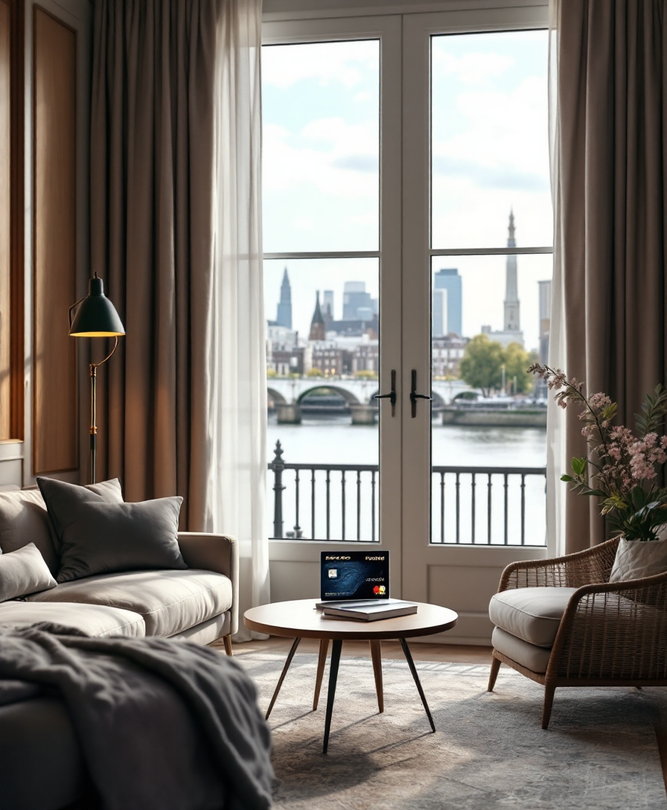
#> input picture london_black_15_A_ig.png, 667 x 810 px, shrunk from 896 x 1088 before the run, given as the content of the folder images/approved, which was not available
$ python image_ranker.py   (older library calls are emulated)
#> lines starting #> are read from the running program, lines starting #| are printed output that depends on the picture; after the words box and inside, x2 and y2 are one past the last pixel; in counts of white or black regions, pixels touching at a corner belong together; pictures that were not available may be replaced by others from this repository, and a replacement may not be noted
#!/usr/bin/env -S bash -c 'source ~/menv/bin/activate && exec "$0" "$@"'
"""
Image Ranking System
Ranks approved images based on quality metrics and selects best candidates for video creation
"""

import os
import json
import cv2
import numpy as np
from pathlib import Path
from PIL import Image, ImageStat
import random
from datetime import datetime
from sklearn.cluster import KMeans
from collections import Counter

class ImageRanker:
    def __init__(self, images_dir="images"):
        self.images_dir = Path(images_dir)
        self.approved_dir = self.images_dir / "approved"
        self.ranked_dir = self.images_dir / "ranked"
        self.selected_dir = self.images_dir / "selected_for_video"

        # Create directories
        for dir_path in [self.ranked_dir, self.selected_dir]:
            dir_path.mkdir(exist_ok=True)

    def calculate_image_sharpness(self, image_path):
        """Calculate image sharpness using Laplacian variance"""
        try:
            image = cv2.imread(str(image_path))
            gray = cv2.cvtColor(image, cv2.COLOR_BGR2GRAY)
            laplacian_var = cv2.Laplacian(gray, cv2.CV_64F).var()
            return laplacian_var
        except:
            return 0

    def calculate_color_diversity(self, image_path):
        """Calculate color diversity score"""
        try:
            with Image.open(image_path) as img:
                # Convert to RGB and get pixel data
                img_rgb = img.convert('RGB')
                pixels = list(img_rgb.getdata())

                # Use KMeans to find dominant colors
                pixels_array = np.array(pixels)
                kmeans = KMeans(n_clusters=min(8, len(set(pixels))), random_state=42, n_init=10)
                kmeans.fit(pixels_array)

                # Calculate color diversity based on cluster centers
                centers = kmeans.cluster_centers_
                diversity_score = 0

                for i, center1 in enumerate(centers):
                    for j, center2 in enumerate(centers[i+1:], i+1):
                        # Euclidean distance in RGB space
                        distance = np.sqrt(np.sum((center1 - center2) ** 2))
                        diversity_score += distance

                return diversity_score / len(centers) if len(centers) > 1 else 0
        except:
            return 0

    def calculate_composition_score(self, image_path):
        """Calculate composition quality using rule of thirds and edge detection"""
        try:
            image = cv2.imread(str(image_path))
            gray = cv2.cvtColor(image, cv2.COLOR_BGR2GRAY)

            # Edge detection
            edges = cv2.Canny(gray, 50, 150)
            edge_density = np.sum(edges > 0) / edges.size

            # Rule of thirds - check if important elements are at intersection points
            h, w = gray.shape

            # Define rule of thirds grid
            third_h, third_w = h // 3, w // 3
            intersections = [
                (third_w, third_h), (2 * third_w, third_h),
                (third_w, 2 * third_h), (2 * third_w, 2 * third_h)
            ]

            # Calculate interest at intersection points
            composition_score = 0
            for x, y in intersections:
                if 0 <= x < w and 0 <= y < h:
                    # Check edge density in small region around intersection
                    x1, x2 = max(0, x-20), min(w, x+20)
                    y1, y2 = max(0, y-20), min(h, y+20)
                    region_edges = edges[y1:y2, x1:x2]
                    region_score = np.sum(region_edges > 0) / region_edges.size if region_edges.size > 0 else 0
                    composition_score += region_score

            return composition_score + edge_density
        except:
            return 0

    def calculate_contrast_score(self, image_path):
        """Calculate image contrast score"""
        try:
            with Image.open(image_path) as img:
                # Convert to grayscale and calculate standard deviation
                grayscale = img.convert('L')
                stat = ImageStat.Stat(grayscale)
                return stat.stddev[0]  # Standard deviation as contrast measure
        except:
            return 0

    def detect_problematic_content(self, image_path):
        """Detect potentially problematic content that could cause bad videos"""
        try:
            image = cv2.imread(str(image_path))
            gray = cv2.cvtColor(image, cv2.COLOR_BGR2GRAY)

            problems = []

            # Check for motion blur (could indicate movement)
            laplacian_var = cv2.Laplacian(gray, cv2.CV_64F).var()
            if laplacian_var < 50:  # Very blurry
                problems.append("motion_blur")

            # Check for unusual orientations
            edges = cv2.Canny(gray, 50, 150)
            lines = cv2.HoughLines(edges, 1, np.pi/180, threshold=100)

            if lines is not None:
                angles = [line[0][1] for line in lines]
                # Check for predominantly diagonal lines (might indicate tilted objects)
                diagonal_lines = sum(1 for angle in angles if 0.2 < abs(angle) < 0.8 or 2.3 < abs(angle) < 2.9)
                if diagonal_lines / len(angles) > 0.7:
                    problems.append("unusual_orientation")

            # Check for extreme color distributions
            hist_b = cv2.calcHist([image], [0], None, [256], [0, 256])
            hist_g = cv2.calcHist([image], [1], None, [256], [0, 256])
            hist_r = cv2.calcHist([image], [2], None, [256], [0, 256])

            # Check if any single color dominates too much
            total_pixels = image.shape[0] * image.shape[1]
            for hist in [hist_b, hist_g, hist_r]:
                max_bin = np.max(hist)
                if max_bin / total_pixels > 0.8:  # More than 80% same color
                    problems.append("color_dominance")
                    break

            return problems
        except:
            return ["analysis_error"]

    def rank_image(self, image_path):
        """Calculate comprehensive ranking score for an image"""
        try:
            # Calculate individual metrics
            sharpness = self.calculate_image_sharpness(image_path)
            color_diversity = self.calculate_color_diversity(image_path)
            composition = self.calculate_composition_score(image_path)
            contrast = self.calculate_contrast_score(image_path)
            problems = self.detect_problematic_content(image_path)

            # Normalize scores (rough normalization)
            sharpness_norm = min(sharpness / 1000, 1.0)  # Cap at 1000
            color_norm = min(color_diversity / 500, 1.0)  # Cap at 500
            composition_norm = min(composition / 2.0, 1.0)  # Cap at 2.0
            contrast_norm = min(contrast / 100, 1.0)  # Cap at 100

            # Calculate weighted score
            base_score = (
                sharpness_norm * 0.3 +
                color_norm * 0.25 +
                composition_norm * 0.25 +
                contrast_norm * 0.2
            )

            # Apply penalties for problems
            problem_penalty = len(problems) * 0.1
            final_score = max(0, base_score - problem_penalty)

            return {
                'filename': image_path.name,
                'final_score': final_score,
                'sharpness': sharpness,
                'color_diversity': color_diversity,
                'composition': composition,
                'contrast': contrast,
                'problems': problems,
                'file_size': os.path.getsize(image_path),
                'timestamp': datetime.now().isoformat()
            }
        except Exception as e:
            return {
                'filename': image_path.name,
                'final_score': 0,
                'error': str(e),
                'timestamp': datetime.now().isoformat()
            }

    def rank_all_approved_images(self):
        """Rank all images in the approved folder - uses images/approved/ pattern"""
        approved_images = list(self.approved_dir.glob("*.png"))
        rankings = []

        print(f"Ranking {len(approved_images)} approved images...")

        for i, image_path in enumerate(approved_images, 1):
            print(f"Ranking {i}/{len(approved_images)}: {image_path.name}")
            ranking = self.rank_image(image_path)
            rankings.append(ranking)

        # Sort by final score
        rankings.sort(key=lambda x: x['final_score'], reverse=True)

        # Save rankings
        rankings_file = self.images_dir / f"image_rankings_{datetime.now().strftime('%Y%m%d_%H%M%S')}.json"
        with open(rankings_file, 'w') as f:
            json.dump(rankings, f, indent=2)

        print(f"\n📊 RANKING COMPLETE:")
        print(f"📄 Rankings saved: {rankings_file}")
        print(f"🏆 Top 5 images by score:")

        for i, ranking in enumerate(rankings[:5], 1):
            score = ranking['final_score']
            filename = ranking['filename']
            problems = ', '.join(ranking.get('problems', [])) or 'None'
            print(f"  {i}. {filename} (Score: {score:.3f}, Problems: {problems})")

        return rankings

    def select_for_video_creation(self, rankings=None, min_score=0.5, max_selections=20):
        """Select best images for video creation"""
        if rankings is None:
            # Load latest rankings
            ranking_files = list(self.images_dir.glob("image_rankings_*.json"))
            if not ranking_files:
                print("No rankings found. Run ranking first.")
                return []

            latest_file = max(ranking_files, key=os.path.getctime)
            with open(latest_file, 'r') as f:
                rankings = json.load(f)

        # Filter by minimum score and exclude problematic images
        suitable_images = []
        for ranking in rankings:
            score = ranking['final_score']
            problems = ranking.get('problems', [])

            # Exclude images with serious problems
            serious_problems = ['motion_blur', 'unusual_orientation', 'analysis_error']
            has_serious_problems = any(problem in serious_problems for problem in problems)

            if score >= min_score and not has_serious_problems:
                suitable_images.append(ranking)

        # Select diverse set (avoid too many similar images)
        selected = self.select_diverse_set(suitable_images, max_selections)

        # Copy selected images to selection folder
        for selection in selected:
            source_path = self.approved_dir / selection['filename']
            dest_path = self.selected_dir / selection['filename']

            if source_path.exists():
                try:
                    if not dest_path.exists():
                        import shutil
                        shutil.copy2(source_path, dest_path)
                        print(f"✅ Selected: {selection['filename']} (Score: {selection['final_score']:.3f})")
                except Exception as e:
                    print(f"❌ Error copying {selection['filename']}: {e}")

        # Save selection report
        selection_report = {
            'selection_criteria': {
                'min_score': min_score,
                'max_selections': max_selections,
                'excluded_problems': serious_problems
            },
            'selected_images': selected,
            'timestamp': datetime.now().isoformat()
        }

        report_file = self.images_dir / f"video_selection_{datetime.now().strftime('%Y%m%d_%H%M%S')}.json"
        with open(report_file, 'w') as f:
            json.dump(selection_report, f, indent=2)

        print(f"\n🎬 VIDEO SELECTION COMPLETE:")
        print(f"📋 Selected {len(selected)} images for video creation")
        print(f"📄 Report saved: {report_file}")

        return selected

    def select_diverse_set(self, candidates, max_count):
        """Select diverse set of images to avoid repetitive content"""
        if len(candidates) <= max_count:
            return candidates

        # Start with highest scoring image
        selected = [candidates[0]]
        remaining = candidates[1:]

        # Greedily select images that are different from already selected ones
        while len(selected) < max_count and remaining:
            best_candidate = None
            best_diversity_score = -1

            for candidate in remaining:
                # Calculate diversity score (higher = more different from selected)
                diversity_score = 0

                for selected_img in selected:
                    # Simple diversity based on filename patterns and scores
                    name_similarity = self.calculate_name_similarity(
                        candidate['filename'], selected_img['filename']
                    )
                    score_diff = abs(candidate['final_score'] - selected_img['final_score'])

                    diversity_score += (1 - name_similarity) + score_diff

                if diversity_score > best_diversity_score:
                    best_diversity_score = diversity_score
                    best_candidate = candidate

            if best_candidate:
                selected.append(best_candidate)
                remaining.remove(best_candidate)

        return selected

    # [13 lines left out: function calculate_name_similarity, not called in this run]

    def get_stats(self):
        """Get current statistics - uses proper images/ subdirectory patterns"""
        stats = {
            'approved': len(list(self.approved_dir.glob("*.png"))),
            'selected_for_video': len(list(self.selected_dir.glob("*.png"))),
        }

        # Get latest rankings if available
        ranking_files = list(self.images_dir.glob("image_rankings_*.json"))
        if ranking_files:
            latest_file = max(ranking_files, key=os.path.getctime)
            with open(latest_file, 'r') as f:
                rankings = json.load(f)

            stats['total_ranked'] = len(rankings)
            stats['avg_score'] = sum(r['final_score'] for r in rankings) / len(rankings)
            stats['high_quality'] = sum(1 for r in rankings if r['final_score'] > 0.7)

        return stats

def main():
    ranker = ImageRanker()

    print("🎯 Starting Image Ranking System...")

    # Step 1: Rank all approved images
    rankings = ranker.rank_all_approved_images()
#> in calculate_image_sharpness, image is the input picture: shape (810, 667, 3); mean B, G, R 113.3, 119.6, 126.1
#> in calculate_image_sharpness, `gray = cv2.cvtColor(image, cv2.COLOR_BGR2GRAY)`:
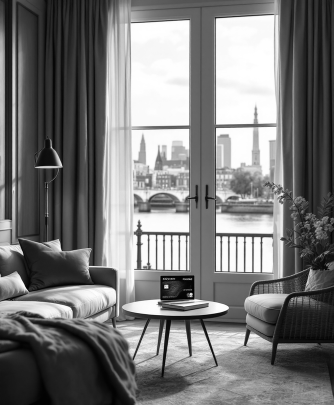
#> gray: shape (810, 667) (shown at 1/2 size); min 0, max 255, mean 120.9
#> in calculate_image_sharpness, `laplacian_var = cv2.Laplacian(gray, cv2.CV_64F).var()`: laplacian_var = 700.7
#> in calculate_color_diversity, `pixels = list(img_rgb.getdata())`: pixels = 540270 items
#> in calculate_color_diversity, `centers = kmeans.cluster_centers_`: centers = [[112.6, 102.6, 93.95], [215.6, 213.6, 207.7], [24.17, 21.21, 18.02], [246.1, 250.7, 249.1], [146.5, 139.3, 131.5], [84.63, 67.47, 56.89], [182.7, 177.7, 170.1], [54.58, 42.81, 35.58]]
#> the loop in calculate_color_diversity, `for i, center1 in enumerate(centers):` made 8 passes
#> after the loop in calculate_color_diversity, `for i, center1 in enumerate(centers):`: diversity_score = 4841.6
#> in rank_image, `color_diversity = self.calculate_color_diversity(image_path)`: color_diversity = 605.2
#> in calculate_composition_score, `edges = cv2.Canny(gray, 50, 150)`:
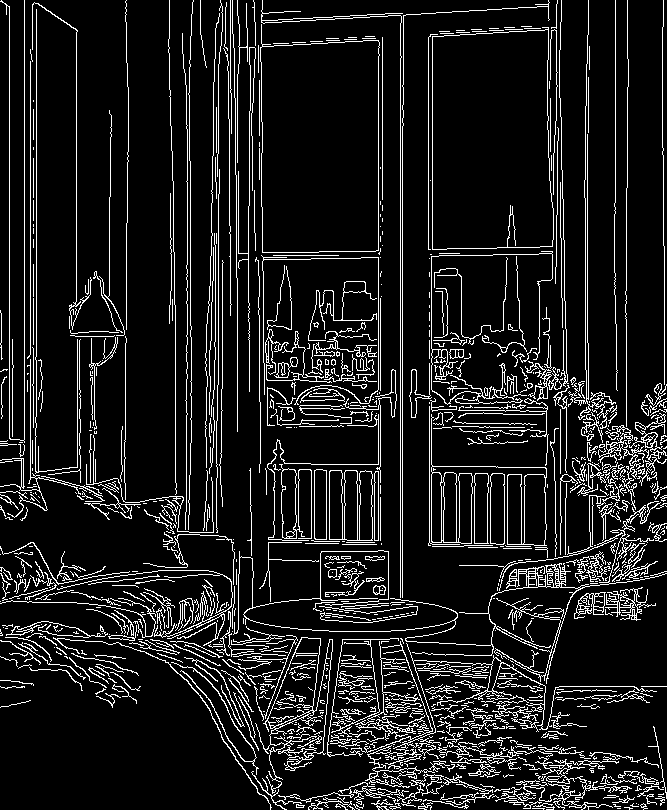
#> edges: shape (810, 667); 11% white in thin lines or dots
#> in calculate_composition_score, `edge_density = np.sum(edges > 0) / edges.size`: edge_density = 0.11
#> the loop in calculate_composition_score, `for x, y in intersections:` made 4 passes
#> (region_score, composition_score) on passes 1 to 4: (0.181, 0.181), (0.121, 0.301), (0.0869, 0.388), (0.146, 0.534)
#> pass 1, in calculate_composition_score, `region_edges = edges[y1:y2, x1:x2]`:
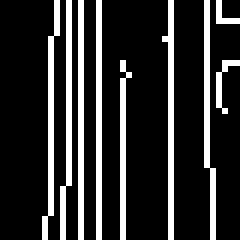
#> region_edges: shape (40, 40) (shown 6 times larger); 18.1% white in thin lines or dots, all inside (x1, y1, x2, y2) = (7, 0, 40, 40)
#> pass 2, in calculate_composition_score, `region_edges = edges[y1:y2, x1:x2]`:
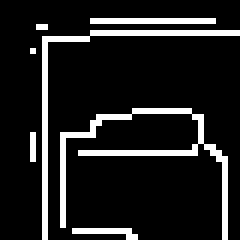
#> region_edges: shape (40, 40) (shown 6 times larger); 12.1% white in thin lines or dots, all inside (x1, y1, x2, y2) = (5, 3, 40, 40)
#> pass 3, in calculate_composition_score, `region_edges = edges[y1:y2, x1:x2]`:
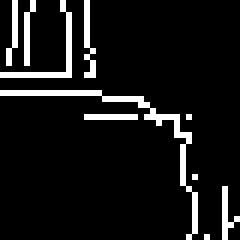
#> region_edges: shape (40, 40) (shown 6 times larger); 8.7% white in thin lines or dots
#> after the loop in calculate_composition_score, `for x, y in intersections:`: composition_score = 0.534
#> in rank_image, `composition = self.calculate_composition_score(image_path)`: composition = 0.643
#> in rank_image, `contrast = self.calculate_contrast_score(image_path)`: contrast = 80.78
#> in detect_problematic_content, `laplacian_var = cv2.Laplacian(gray, cv2.CV_64F).var()`: laplacian_var = 700.7
#> in detect_problematic_content, `angles = [line[0][1] for line in lines]`: angles = 8923 values, max 3.12 at index 17, min 0 at index 0, mean 1.6
#> in detect_problematic_content, `diagonal_lines = sum(1 for angle in angles if 0.2 < abs(angle) < 0.8 o..`: diagonal_lines = 3565
#> in detect_problematic_content, `hist_b = cv2.calcHist([image], [0], None, [256], [0, 256])`: hist_b = 256 values, max 24762 at index 253, min 272 at index 1, mean 2110.4
#> in detect_problematic_content, `hist_g = cv2.calcHist([image], [1], None, [256], [0, 256])`: hist_g = 256 values, max 28161 at index 254, min 97 at index 1, mean 2110.4
#> in detect_problematic_content, `hist_r = cv2.calcHist([image], [2], None, [256], [0, 256])`: hist_r = 256 values, max 12843 at index 253, min 356 at index 0, mean 2110.4
#> the loop in detect_problematic_content, `for hist in [hist_b, hist_g, hist_r]:` made 3 passes
#> max_bin on passes 1 to 3: 24762, 28161, 12843
#> after the loop in detect_problematic_content, `for hist in [hist_b, hist_g, hist_r]:`: problems = []
#> in rank_image, `sharpness_norm = min(sharpness / 1000, 1.0)`: sharpness_norm = 0.701
#> in rank_image, `color_norm = min(color_diversity / 500, 1.0)`: color_norm = 1
#> in rank_image, `composition_norm = min(composition / 2.0, 1.0)`: composition_norm = 0.322
#> in rank_image, `contrast_norm = min(contrast / 100, 1.0)`: contrast_norm = 0.808
#> in rank_image, `base_score = ( sharpness_norm * 0.3 + color_norm * 0.25 + composition_..`: base_score = 0.702
#> in rank_image, `problem_penalty = len(problems) * 0.1`: problem_penalty = 0
#> in rank_image, `final_score = max(0, base_score - problem_penalty)`: final_score = 0.702
#> in rank_all_approved_images, `ranking = self.rank_image(image_path)`: ranking = 9 items
#> the loop in rank_all_approved_images, `for i, ranking in enumerate(rankings[:5], 1):` made 1 pass
#> (i, score, filename) on pass 1: (1, 0.702, 'london_black_15_A_ig.png')
#> (printed output is left out)
#> rankings = 1 item

    if not rankings:
        print("❌ No approved images found to rank")
        return

    # Step 2: Select best images for video creation
    print("\n🎬 Selecting images for video creation...")
    selected = ranker.select_for_video_creation(rankings, min_score=0.5, max_selections=20)
#> the loop in select_for_video_creation, `for ranking in rankings:` made 1 pass
#> (score, serious_problems, has_serious_problems) on pass 1: (0.702, ['motion_blur', 'unusual_orientation', 'analysis_error'], False)
#> the loop in select_for_video_creation, `for selection in selected:` made 1 pass
#| 📋 Selected 1 images for video creation
#> selected = 1 item

    # Step 3: Show final stats
    stats = ranker.get_stats()
    print(f"\n📊 FINAL STATISTICS:")
    print(f"✅ Approved images: {stats['approved']}")
    print(f"🎯 Total ranked: {stats.get('total_ranked', 0)}")
    print(f"📈 Average score: {stats.get('avg_score', 0):.3f}")
    print(f"🏆 High quality (>0.7): {stats.get('high_quality', 0)}")
    print(f"🎬 Selected for video: {stats['selected_for_video']}")

if __name__ == "__main__":
    main()
